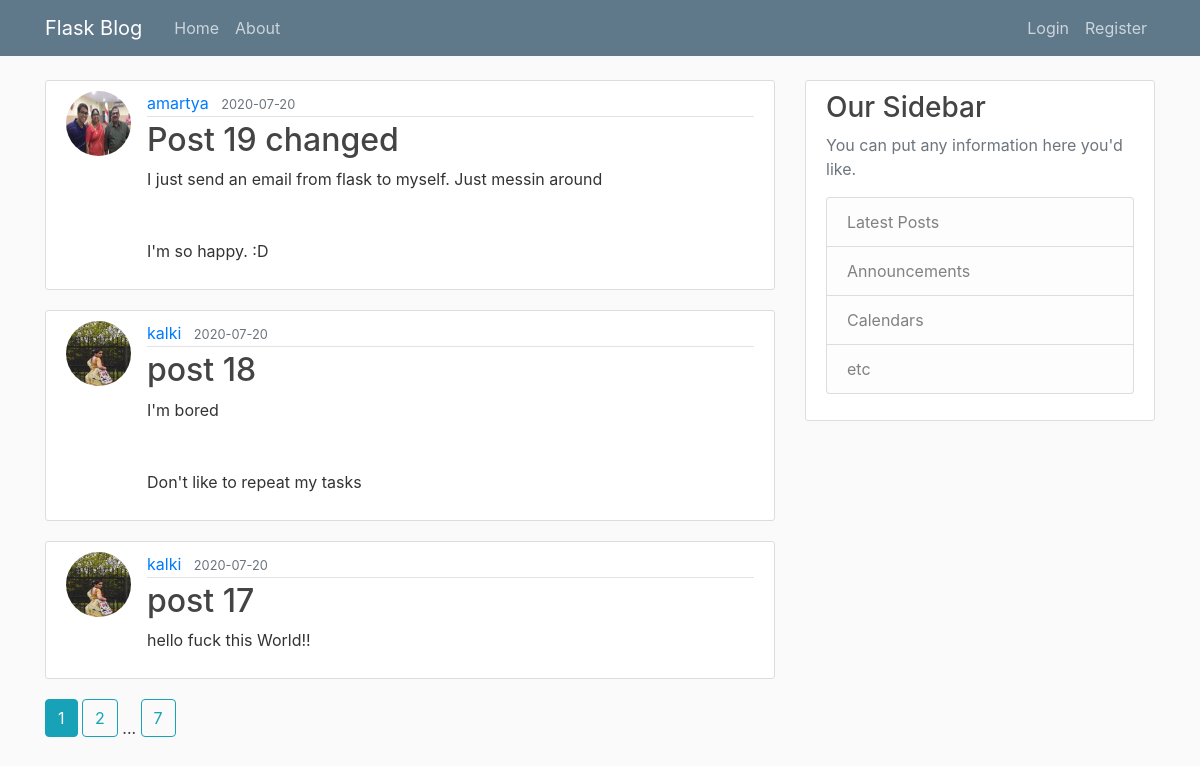
The page /home on the database its author committed.
### flaskblog/models.py (models this page shows, shortened)
class Post(db.Model):
    id = db.Column(db.Integer, primary_key=True)
    title = db.Column(db.String(100), nullable=False)
    date_posted = db.Column(db.DateTime, nullable=False, default=datetime.utcnow)
    content = db.Column(db.Text, nullable=False)
    user_id = db.Column(db.Integer, db.ForeignKey('user.id'), nullable=False)

class User(db.Model, UserMixin):
    id = db.Column(db.Integer, primary_key=True)
    username = db.Column(db.String(20), unique=True, nullable=False)
    email = db.Column(db.String(120), unique=True, nullable=False)
    image_file = db.Column(db.String(20), nullable=False, default='default.jpg')
    password = db.Column(db.String(60), nullable=False)
    posts = db.relationship('Post', backref='author', lazy=True)

### flaskblog/main/routes.py (the view)
@main.route('/')
@main.route('/home')
def home():
    page = request.args.get('page', 1, type=int)
    posts = Post.query.order_by(Post.date_posted.desc()).paginate(page=page, per_page=3)
    return render_template('home.html', posts=posts)

### flaskblog/templates/home.html
{% extends "layout.html" %}
{% block content %}
    {% for post in posts.items %}
        <article class="media content-section">
            <img class="rounded-circle article-img" src="{{ url_for('static', filename='profile_pics/' + post.author.image_file) }}">
            <div class="media-body">
                <div class="article-metadata">
                    <a class="mr-2" href="{{ url_for('users.user_posts', username=post.author.username) }}">{{ post.author.username }}</a>
                    <small class="text-muted">{{ post.date_posted.strftime('%Y-%m-%d') }}</small>
                </div>
                <h2><a class="article-title" href="{{ url_for('posts.post', post_id=post.id) }}">{{ post.title }}</a></h2>
                <p class="article-content">{{ post.content }}</p>
            </div>
        </article>
    {%endfor%}
    {% for page_num in posts.iter_pages(left_edge=1, right_edge=1, left_current=1, right_current=2) %}
        {% if page_num %}
            {% if posts.page == page_num %}
                <a class="btn btn-info mb-4" href="{{ url_for('main.home', page=page_num) }}">{{ page_num }}</a>
            {% else %}
            <a class="btn btn-outline-info mb-4" href="{{ url_for('main.home', page=page_num) }}">{{ page_num }}</a>
            {% endif %}
        {% else %}
            ...
        {% endif %}
    {%endfor%}
{% endblock content %}

### flaskblog/static/main.css (style rules this page uses)
body { background: #fafafa; color: #333333; margin-top: 5rem; }
h1, h2, h3, h4, h5, h6 { color: #444444; }
.content-section { background: #ffffff; padding: 10px 20px; border: 1px solid #dddddd; border-radius: 3px; margin-bottom: 20px; }
.article-title { color: #444444; }
.article-content { white-space: pre-line; }
.article-img { height: 65px; width: 65px; margin-right: 16px; }
.article-metadata { padding-bottom: 1px; margin-bottom: 4px; border-bottom: 1px solid #e3e3e3 }

### rows shown on the page
Post: image_file (picture), author.username "amartya", date_posted "2020-07-20", title "Post 19 changed", content "I just send an email from flask to myself. Just messin around I'm so happy. :D"
Post: image_file (picture), author.username "kalki", date_posted "2020-07-20", title "post 18", content "I'm bored Don't like to repeat my tasks"
Post: image_file (picture), author.username "kalki", date_posted "2020-07-20", title "post 17", content "hello fuck this World!!"

### other values the page prints
{{ page_num }} "1"
{{ page_num }} "2" "7"
